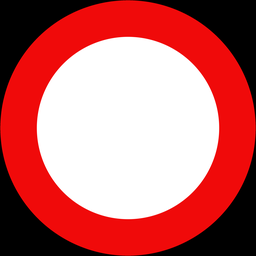
#> input picture data/templates/0_P.101.png, 256 x 256 px
$ python generate_report_figures.py
#> lines starting #> are read from the running program, lines starting #| are printed output that depends on the picture
import os
import cv2
import numpy as np
import matplotlib.pyplot as plt
from pathlib import Path

PROJECT_ROOT = Path("c:/ML/Classification-Of-Traffic-Signs")
FIG_DIR = PROJECT_ROOT / "outputs" / "figures"
FIG_DIR.mkdir(parents=True, exist_ok=True)

# 1. Generate Model Comparison Bar Chart
plt.figure(figsize=(10, 5.5), dpi=300)
models = ['Template Matching\n(MSE Baseline)', 'Custom Deep CNN\n(From Scratch)', 'ResNet-18\n(Transfer Learning)', 'MobileNetV3-Small\n(Đồ án lựa chọn)']
acc = [35.0, 41.2, 76.8, 81.56]
f1 = [28.4, 36.8, 74.5, 79.31]
latency = [5.0, 12.0, 28.0, 8.0] # ms

x = np.arange(len(models))
width = 0.35

fig, ax1 = plt.subplots(figsize=(11, 6), dpi=300)
rects1 = ax1.bar(x - width/2, acc, width, label='Độ chính xác Test Acc (%)', color='#2b5c8f', edgecolor='black', linewidth=0.8)
rects2 = ax1.bar(x + width/2, f1, width, label='Macro F1-Score (%)', color='#4ba3e3', edgecolor='black', linewidth=0.8)

ax1.set_ylabel('Tỷ lệ (%)', fontsize=12, fontweight='bold', color='#1e3d59')
ax1.set_title('SO SÁNH HIỆU SUẤT THỰC NGHIỆM GIỮA CÁC MÔ HÌNH (250 LỚP BIỂN BÁO)', fontsize=14, fontweight='bold', pad=15)
ax1.set_xticks(x)
ax1.set_xticklabels(models, fontsize=10, fontweight='bold')
ax1.set_ylim(0, 100)
ax1.grid(axis='y', linestyle='--', alpha=0.5)

# Add text labels on bars
for r in rects1:
    h = r.get_height()
    ax1.annotate(f'{h:.1f}%', xy=(r.get_x() + r.get_width()/2, h), xytext=(0, 3),
                 textcoords="offset points", ha='center', va='bottom', fontsize=10, fontweight='bold')
for r in rects2:
    h = r.get_height()
    ax1.annotate(f'{h:.1f}%', xy=(r.get_x() + r.get_width()/2, h), xytext=(0, 3),
                 textcoords="offset points", ha='center', va='bottom', fontsize=10, fontweight='bold')

# Second axis for latency
ax2 = ax1.twinx()
line = ax2.plot(x, latency, color='#d9534f', marker='o', linewidth=2.5, markersize=8, label='Độ trễ CPU (ms/ảnh)')
ax2.set_ylabel('Thời gian suy luận CPU (ms)', fontsize=12, fontweight='bold', color='#d9534f')
ax2.set_ylim(0, 40)
for i, txt in enumerate(latency):
    ax2.annotate(f'{txt:.0f} ms', (x[i], latency[i]), xytext=(0, 8), textcoords="offset points",
                 ha='center', fontsize=10, fontweight='bold', color='#d9534f')

# Combine legends
lines1, labels1 = ax1.get_legend_handles_labels()
lines2, labels2 = ax2.get_legend_handles_labels()
ax1.legend(lines1 + lines2, labels1 + labels2, loc='upper left', framealpha=0.9)

plt.tight_layout()
chart_path = FIG_DIR / "model_comparison_bar.png"
plt.savefig(chart_path)
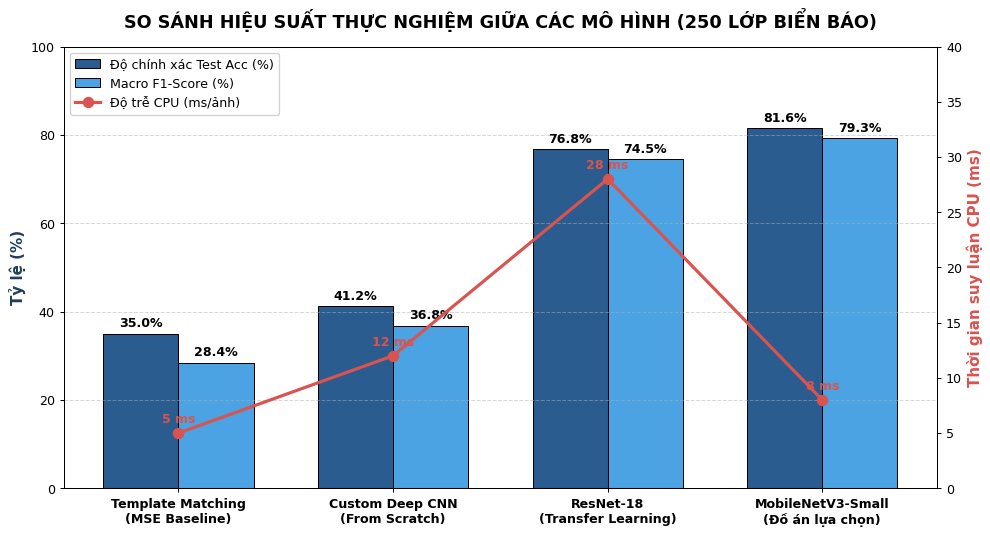
#> figure drawn by matplotlib, 2 panels; panel 1: tallest bar 81.56 high, from x = 2.65 to 3; panel 1: tallest bar 79.31 high, from x = 3 to 3.35
plt.close()
print(f"Saved: {chart_path}")

# 2. Generate Data Augmentation & Processing Stages Demo Image
# We show 5 stages:
# 1: Original template (with black corners)
# 2: Flood-fill alpha mask
# 3: Natural background composite
# 4: 3D perspective & rotation
# 5: Real street image crop
plt.figure(figsize=(15, 3.8), dpi=300)

# Sample template: P.102 (Cấm đi ngược chiều) or P.101
tpl_path = PROJECT_ROOT / "data" / "templates" / "1_P.102.png"
if not tpl_path.exists():
    tpl_path = list((PROJECT_ROOT / "data" / "templates").glob("*.png"))[0]

img_tpl = cv2.imread(str(tpl_path))
#> img_tpl is the input picture: shape (256, 256, 3); mean B, G, R 105.4, 105.4, 193.7
img_tpl = cv2.cvtColor(img_tpl, cv2.COLOR_BGR2RGB)
h, w, _ = img_tpl.shape
#> h = 256; w = 256

# Stage 2: Flood-fill mask
gray = cv2.cvtColor(img_tpl, cv2.COLOR_RGB2GRAY)
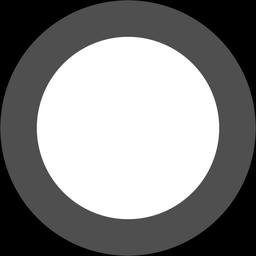
#> gray: shape (256, 256); min 0, max 255, mean 131.9
mask = np.zeros((h + 2, w + 2), dtype=np.uint8)
diff = 12
for seed in [(0, 0), (w - 1, 0), (0, h - 1), (w - 1, h - 1)]:
    if gray[seed[1], seed[0]] < 30:
        cv2.floodFill(gray, mask, seed, 0, diff, diff, cv2.FLOODFILL_MASK_ONLY | (255 << 8))
fg_mask = (mask[1:h+1, 1:w+1] == 0).astype(np.uint8) * 255

# Stage 3: Natural background composite
bg_sample = np.zeros((h, w, 3), dtype=np.uint8)
# Sky gradient
for i in range(h):
    alpha = i / h
    bg_sample[i, :] = [int(135 * (1 - alpha) + 200 * alpha), int(206 * (1 - alpha) + 220 * alpha), int(235 * (1 - alpha) + 240 * alpha)]
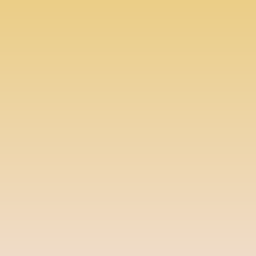
#> bg_sample: shape (256, 256, 3); mean of channels 0, 1, 2 166.9, 212.5, 237; drawn as B, G, R
composite = np.where(fg_mask[:, :, None] > 0, img_tpl, bg_sample)
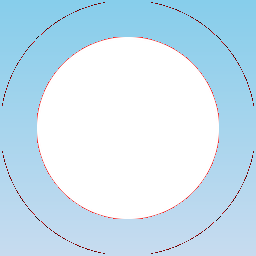
#> composite: shape (256, 256, 3); mean R, G, B 202, 227.4, 241.9

# Stage 4: 3D perspective & rotation
pts1 = np.float32([[0, 0], [w, 0], [0, h], [w, h]])
#> pts1 = [[0, 0], [256, 0], [0, 256], [256, 256]]
pts2 = np.float32([[w*0.1, h*0.05], [w*0.9, h*0.12], [w*0.02, h*0.95], [w*0.85, h*0.88]])
M_persp = cv2.getPerspectiveTransform(pts1, pts2)
#> M_persp = [[0.964, -0.0805, 25.6], [0.0918, 0.876, 12.8], [0.000711, -9.84e-05, 1]]
skewed = cv2.warpPerspective(composite, M_persp, (w, h), borderValue=(135, 206, 235))
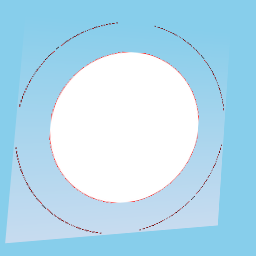
#> skewed: shape (256, 256, 3); mean R, G, B 180.3, 220.4, 239.6

# Stage 5: Real street image
real_files = list((PROJECT_ROOT / "data" / "processed" / "test").rglob("real_*.jpg"))
if real_files:
    img_real = cv2.imread(str(real_files[0]))
    img_real = cv2.cvtColor(img_real, cv2.COLOR_BGR2RGB)
    img_real = cv2.resize(img_real, (w, h))
else:
    img_real = composite

stages = [
    (img_tpl, "(1) Ảnh Mẫu Gốc\n(Cạm bẫy 4 góc đen)"),
    (fg_mask, "(2) Tách Biên Flood-fill\n(Khử đặc trưng góc giả)"),
    (composite, "(3) Ghép Nền Tự Nhiên\n(Mô phỏng bầu trời / ngoại cảnh)"),
    (skewed, "(4) Biến Dạng Phối Cảnh 3D\n(Xoay & Nghiêng góc nhìn xe)"),
    (img_real, "(5) Ảnh Đường Phố Thực Tế\n(Dung hợp 1,703 mẫu thật)")
]

for idx, (img, title) in enumerate(stages):
    plt.subplot(1, 5, idx + 1)
    if len(img.shape) == 2:
        plt.imshow(img, cmap='gray')
    else:
        plt.imshow(img)
    plt.title(title, fontsize=10, fontweight='bold', pad=8)
    plt.axis('off')
#> this loop made 5 passes

plt.tight_layout()
demo_path = FIG_DIR / "data_processing_demo.png"
plt.savefig(demo_path)
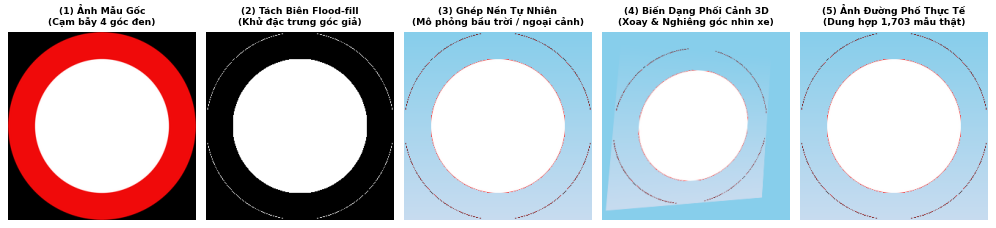
#> figure drawn by matplotlib, 5 panels
plt.close()
print(f"Saved: {demo_path}")
